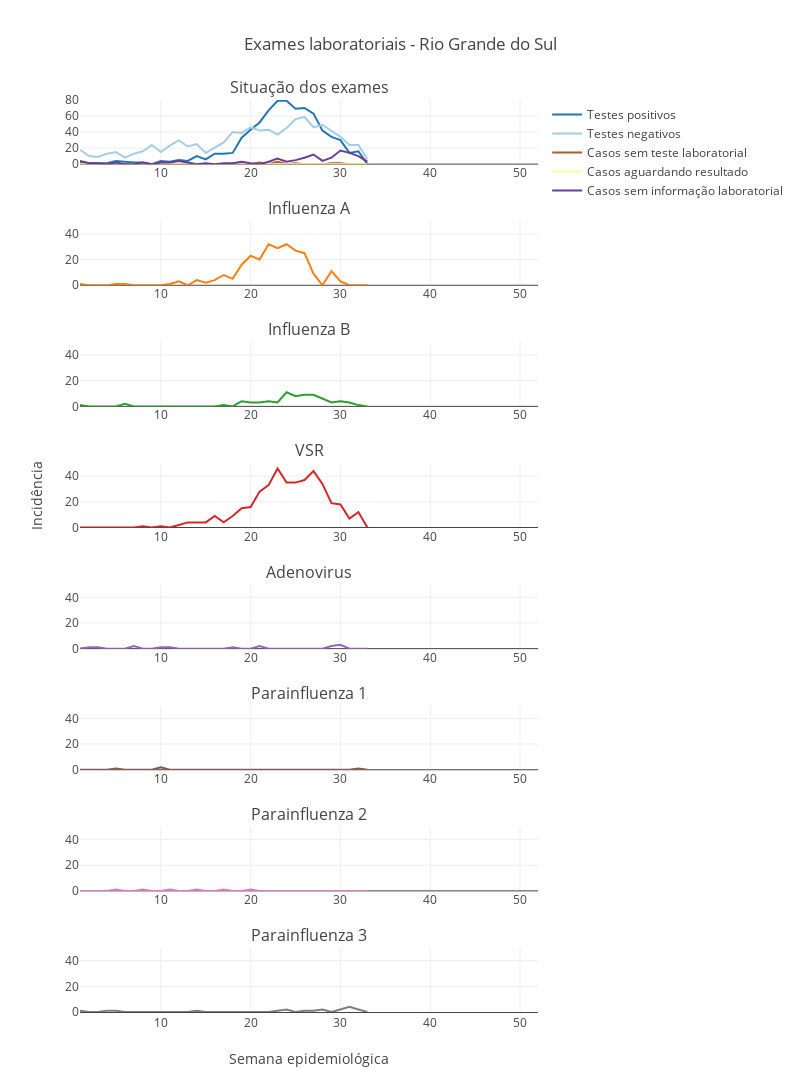

Here is the notebook cell this chart was saved with:
### Code cell
ethio_ts(df, scale_id = 1, year=2017)

### Figure 1 — Plotly figure (JSON) as saved in the notebook; plotly's stock layout.template omitted (floating-point values rounded to 4 significant figures)
{"data": [{"mode": "lines", "name": "Testes positivos", "type": "scatter", "x": [1, 2, 3, 4, 5, 6, 7, 8, 9, 10, 11, 12, 13, 14, 15, 16, 17, 18, 19, 20, 21, 22, 23, 24, 25, 26, 27, 28, 29, 30, 31, 32, 33], "xaxis": "x1", "y": [3, 1, 1, 1, 4, 3, 2, 2, 0, 4, 3, 5, 4, 10, 6, 13, 13, 14, 33, 43, 52, 67, 79, 79, 69, 70, 63, 42, 34, 30, 14, 16, 0], "yaxis": "y1"}, {"mode": "lines", "name": "Incidência", "showlegend": false, "type": "scatter", "x": [1, 2, 3, 4, 5, 6, 7, 8, 9, 10, 11, 12, 13, 14, 15, 16, 17, 18, 19, 20, 21, 22, 23, 24, 25, 26, 27, 28, 29, 30, 31, 32, 33], "xaxis": "x2", "y": [1, 0, 0, 0, 1, 1, 0, 0, 0, 0, 1, 3, 0, 4, 2, 4, 8, 5, 16, 23, 20, 32, 29, 32, 27, 25, 9, 0, 11, 3, 0, 0, 0], "yaxis": "y2"}, {"mode": "lines", "name": "Incidência", "showlegend": false, "type": "scatter", "x": [1, 2, 3, 4, 5, 6, 7, 8, 9, 10, 11, 12, 13, 14, 15, 16, 17, 18, 19, 20, 21, 22, 23, 24, 25, 26, 27, 28, 29, 30, 31, 32, 33], "xaxis": "x3", "y": [1, 0, 0, 0, 0, 2, 0, 0, 0, 0, 0, 0, 0, 0, 0, 0, 1, 0, 4, 3, 3, 4, 3, 11, 8, 9, 9, 6, 3, 4, 3, 1, 0], "yaxis": "y3"}, {"mode": "lines", "name": "Incidência", "showlegend": false, "type": "scatter", "x": [1, 2, 3, 4, 5, 6, 7, 8, 9, 10, 11, 12, 13, 14, 15, 16, 17, 18, 19, 20, 21, 22, 23, 24, 25, 26, 27, 28, 29, 30, 31, 32, 33], "xaxis": "x4", "y": [0, 0, 0, 0, 0, 0, 0, 1, 0, 1, 0, 2, 4, 4, 4, 9, 4, 9, 15, 16, 28, 33, 46, 35, 35, 37, 44, 34, 19, 18, 7, 12, 0], "yaxis": "y4"}, {"mode": "lines", "name": "Incidência", "showlegend": false, "type": "scatter", "x": [1, 2, 3, 4, 5, 6, 7, 8, 9, 10, 11, 12, 13, 14, 15, 16, 17, 18, 19, 20, 21, 22, 23, 24, 25, 26, 27, 28, 29, 30, 31, 32, 33], "xaxis": "x5", "y": [0, 1, 1, 0, 0, 0, 2, 0, 0, 1, 1, 0, 0, 0, 0, 0, 0, 1, 0, 0, 2, 0, 0, 0, 0, 0, 0, 0, 2, 3, 0, 0, 0], "yaxis": "y5"}, {"mode": "lines", "name": "Incidência", "showlegend": false, "type": "scatter", "x": [1, 2, 3, 4, 5, 6, 7, 8, 9, 10, 11, 12, 13, 14, 15, 16, 17, 18, 19, 20, 21, 22, 23, 24, 25, 26, 27, 28, 29, 30, 31, 32, 33], "xaxis": "x6", "y": [0, 0, 0, 0, 1, 0, 0, 0, 0, 2, 0, 0, 0, 0, 0, 0, 0, 0, 0, 0, 0, 0, 0, 0, 0, 0, 0, 0, 0, 0, 0, 1, 0], "yaxis": "y6"}, {"mode": "lines", "name": "Incidência", "showlegend": false, "type": "scatter", "x": [1, 2, 3, 4, 5, 6, 7, 8, 9, 10, 11, 12, 13, 14, 15, 16, 17, 18, 19, 20, 21, 22, 23, 24, 25, 26, 27, 28, 29, 30, 31, 32, 33], "xaxis": "x7", "y": [0, 0, 0, 0, 1, 0, 0, 1, 0, 0, 1, 0, 0, 1, 0, 0, 1, 0, 0, 1, 0, 0, 0, 0, 0, 0, 0, 0, 0, 0, 0, 0, 0], "yaxis": "y7"}, {"mode": "lines", "name": "Incidência", "showlegend": false, "type": "scatter", "x": [1, 2, 3, 4, 5, 6, 7, 8, 9, 10, 11, 12, 13, 14, 15, 16, 17, 18, 19, 20, 21, 22, 23, 24, 25, 26, 27, 28, 29, 30, 31, 32, 33], "xaxis": "x8", "y": [1, 0, 0, 1, 1, 0, 0, 0, 0, 0, 0, 0, 0, 1, 0, 0, 0, 0, 0, 0, 0, 0, 1, 2, 0, 1, 1, 2, 0, 2, 4, 2, 0], "yaxis": "y8"}, {"line": {"color": "rgb(166,206,227)"}, "mode": "lines", "name": "Testes negativos", "type": "scatter", "x": [1, 2, 3, 4, 5, 6, 7, 8, 9, 10, 11, 12, 13, 14, 15, 16, 17, 18, 19, 20, 21, 22, 23, 24, 25, 26, 27, 28, 29, 30, 31, 32, 33], "xaxis": "x1", "y": [18, 10, 9, 13, 15, 8, 13, 16, 24, 15, 23, 30, 22, 25, 14, 21, 27, 40, 39, 46, 42, 43, 37, 45, 56, 59, 46, 49, 42, 34, 24, 24, 6], "yaxis": "y1"}, {"line": {"color": "rgb(177,89,40)"}, "mode": "lines", "name": "Casos sem teste laboratorial", "type": "scatter", "x": [1, 2, 3, 4, 5, 6, 7, 8, 9, 10, 11, 12, 13, 14, 15, 16, 17, 18, 19, 20, 21, 22, 23, 24, 25, 26, 27, 28, 29, 30, 31, 32, 33], "xaxis": "x1", "y": [1, 0, 0, 0, 1, 0, 0, 0, 0, 0, 0, 0, 0, 0, 0, 0, 0, 0, 0, 0, 2, 0, 3, 0, 1, 0, 0, 0, 1, 1, 0, 0, 0], "yaxis": "y1"}, {"line": {"color": "rgb(255,255,153)"}, "mode": "lines", "name": "Casos aguardando resultado", "type": "scatter", "x": [1, 2, 3, 4, 5, 6, 7, 8, 9, 10, 11, 12, 13, 14, 15, 16, 17, 18, 19, 20, 21, 22, 23, 24, 25, 26, 27, 28, 29, 30, 31, 32, 33], "xaxis": "x1", "y": [0, 0, 0, 0, 0, 0, 0, 0, 0, 0, 0, 0, 0, 0, 0, 0, 0, 0, 0, 0, 0, 0, 0, 0, 0, 0, 0, 0, 0, 0, 0, 0, 0], "yaxis": "y1"}, {"line": {"color": "rgb(106,61,154)"}, "mode": "lines", "name": "Casos sem informação laboratorial", "type": "scatter", "x": [1, 2, 3, 4, 5, 6, 7, 8, 9, 10, 11, 12, 13, 14, 15, 16, 17, 18, 19, 20, 21, 22, 23, 24, 25, 26, 27, 28, 29, 30, 31, 32, 33], "xaxis": "x1", "y": [4, 1, 1, 0, 2, 0, 0, 2, 0, 2, 2, 4, 2, 0, 1, 0, 1, 1, 3, 1, 0, 3, 7, 3, 5, 8, 12, 4, 8, 17, 14, 10, 3], "yaxis": "y1"}], "layout": {"annotations": [{"font": {"size": 16}, "showarrow": false, "text": "Situação dos exames", "x": 0.5, "xanchor": "center", "xref": "paper", "y": 1, "yanchor": "bottom", "yref": "paper"}, {"font": {"size": 16}, "showarrow": false, "text": "Influenza A", "x": 0.5, "xanchor": "center", "xref": "paper", "y": 0.8672, "yanchor": "bottom", "yref": "paper"}, {"font": {"size": 16}, "showarrow": false, "text": "Influenza B", "x": 0.5, "xanchor": "center", "xref": "paper", "y": 0.7344, "yanchor": "bottom", "yref": "paper"}, {"font": {"size": 16}, "showarrow": false, "text": "VSR", "x": 0.5, "xanchor": "center", "xref": "paper", "y": 0.6016, "yanchor": "bottom", "yref": "paper"}, {"font": {"size": 16}, "showarrow": false, "text": "Adenovirus", "x": 0.5, "xanchor": "center", "xref": "paper", "y": 0.4688, "yanchor": "bottom", "yref": "paper"}, {"font": {"size": 16}, "showarrow": false, "text": "Parainfluenza 1", "x": 0.5, "xanchor": "center", "xref": "paper", "y": 0.3359, "yanchor": "bottom", "yref": "paper"}, {"font": {"size": 16}, "showarrow": false, "text": "Parainfluenza 2", "x": 0.5, "xanchor": "center", "xref": "paper", "y": 0.2031, "yanchor": "bottom", "yref": "paper"}, {"font": {"size": 16}, "showarrow": false, "text": "Parainfluenza 3", "x": 0.5, "xanchor": "center", "xref": "paper", "y": 0.07031, "yanchor": "bottom", "yref": "paper"}], "height": 1600, "title": "Exames laboratoriais - Rio Grande do Sul", "width": 800, "xaxis1": {"anchor": "y1", "domain": [0, 1], "range": [1, 52]}, "xaxis2": {"anchor": "y2", "domain": [0, 1], "range": [1, 52]}, "xaxis3": {"anchor": "y3", "domain": [0, 1], "range": [1, 52]}, "xaxis4": {"anchor": "y4", "domain": [0, 1], "range": [1, 52]}, "xaxis5": {"anchor": "y5", "domain": [0, 1], "range": [1, 52]}, "xaxis6": {"anchor": "y6", "domain": [0, 1], "range": [1, 52]}, "xaxis7": {"anchor": "y7", "domain": [0, 1], "range": [1, 52]}, "xaxis8": {"anchor": "y8", "domain": [0, 1], "range": [1, 52], "showline": true, "title": "Semana epidemiológica", "zeroline": true}, "yaxis1": {"anchor": "x1", "domain": [0.9297, 1], "range": [0, 80], "rangemode": "nonnegative"}, "yaxis2": {"anchor": "x2", "domain": [0.7969, 0.8672], "range": [0, 50], "rangemode": "nonnegative"}, "yaxis3": {"anchor": "x3", "domain": [0.6641, 0.7344], "range": [0, 50], "rangemode": "nonnegative"}, "yaxis4": {"anchor": "x4", "domain": [0.5312, 0.6016], "range": [0, 50], "rangemode": "nonnegative", "title": "Incidência"}, "yaxis5": {"anchor": "x5", "domain": [0.3984, 0.4688], "range": [0, 50], "rangemode": "nonnegative"}, "yaxis6": {"anchor": "x6", "domain": [0.2656, 0.3359], "range": [0, 50], "rangemode": "nonnegative"}, "yaxis7": {"anchor": "x7", "domain": [0.1328, 0.2031], "range": [0, 50], "rangemode": "nonnegative"}, "yaxis8": {"anchor": "x8", "domain": [0, 0.07031], "range": [0, 50], "rangemode": "nonnegative"}}}
